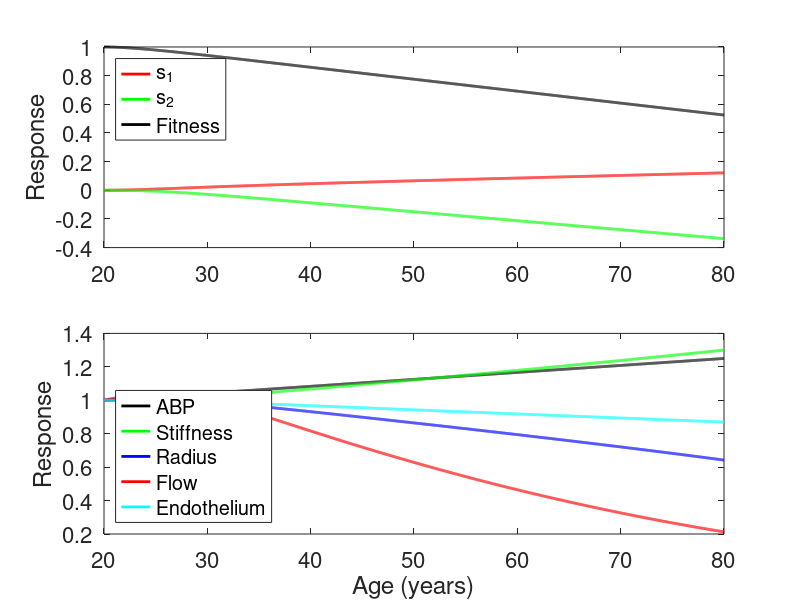

This chart was generated by the following MATLAB code:
% Hypertension/exercise model of vascular flow
% function hypertensionexercise2
% SJP 23.viii.24
function hypertensionexercise2

a1 = 0.25; a2 = 0.25; b1 = 0.1; b2 = 1/3; b3 = 0.1; b4 = 1/3;
g1 = 1/3; g2 = 1/3; g3 = 1/3; al = 1; pb = 20;

t = 20:0.01:80; % Time in years
pa = 1+(0.25*(t-20)/60);
fE = 1-(0.5*(t-20)/60);
y0 = [0 0 1 1 1]; % s1 s2 F k e
[t,y] = ode45(@(t,y) odefn(t,y,a1,a2,b1,b2,b3,b4,g1,g2,g3,al,pb,pa,fE), t, y0);
s1 = y(:,1); s2 = y(:,2); F = y(:,3); kk = y(:,4); e = y(:,5); k = kk./e;

% Compute radius and flow
r = 0.1:0.1:2; % Range of r
RT = 0.2+(0.5./(r.^4))+0.3;
Pa0P0 = 1/(0.25+0.3); R = 0*pa;
f = (((r.^2)-1)/al)+log(pb+1);
for i = 1:length(t)
    fk = (exp(k(i)*f)-1)/pb;
    fr = (Pa0P0*(pa(i).*(0.3+(0.25./(r.^4)))./RT))-fk;
    R(i) = interp1(fr,r,0,'spline');
end
q = pa.*(R.^4);

set(0,'defaultAxesFontSize',16), set(0, 'DefaultLineLineWidth', 2)
figure(1)
subplot(2,1,1), plot(t, s1, 'r', t, s2, 'g', t, F, 'k'), ylabel('Response')
legend('s_1', 's_2', 'Fitness', 'Location', 'northwest')
subplot(2,1,2), plot(t, pa, 'k', t, k, 'g', t, R, 'b', t, q, 'r', t, e, 'c')
xlabel('Age (years)'), ylabel('Response')
legend('ABP', 'Stiffness', 'Radius', 'Flow', 'Endothelium', 'Location', 'southwest')
end

% Differential function
function dydt = odefn(t,y,a1,a2,b1,b2,b3,b4,g1,g2,g3,al,pb,pa,fE)
% Read variables
s1 = y(1); s2 = y(2); F = y(3); kk = y(4); e = y(5); k = kk/e;
pa = interp1(20:0.01:80,pa,t); fE = interp1(20:0.01:80,fE,t);
% Compute radius by interpolation, then pm
r = 0.1:0.1:2; % Range of r
RT = 0.2+(0.5./(r.^4))+0.3;
Pa0P0 = 1/(0.25+0.3);
f = (((r.^2)-1)/al)+log(pb+1);
fk = (exp(k*f)-1)/pb;
fr = (Pa0P0*(pa.*(0.3+(0.25./(r.^4)))./RT))-fk;
R = interp1(fr,r,0,'spline');
pm = (exp(k*((((R^2)-1)/al)+log(pb+1)))-1)/pb;
dydt(1) = (a1*(pm-1))-(g1*s1);
dydt(2) = (a2*(F-1))-(g2*s2);
dydt(3) = -g3*(F-fE);
dydt(4) = -(b2*(kk-1))+(b1*(s1-s2));
dydt(5) = -(b4*(e-1))-(b3*(s1-s2));
dydt = dydt(:);
end
